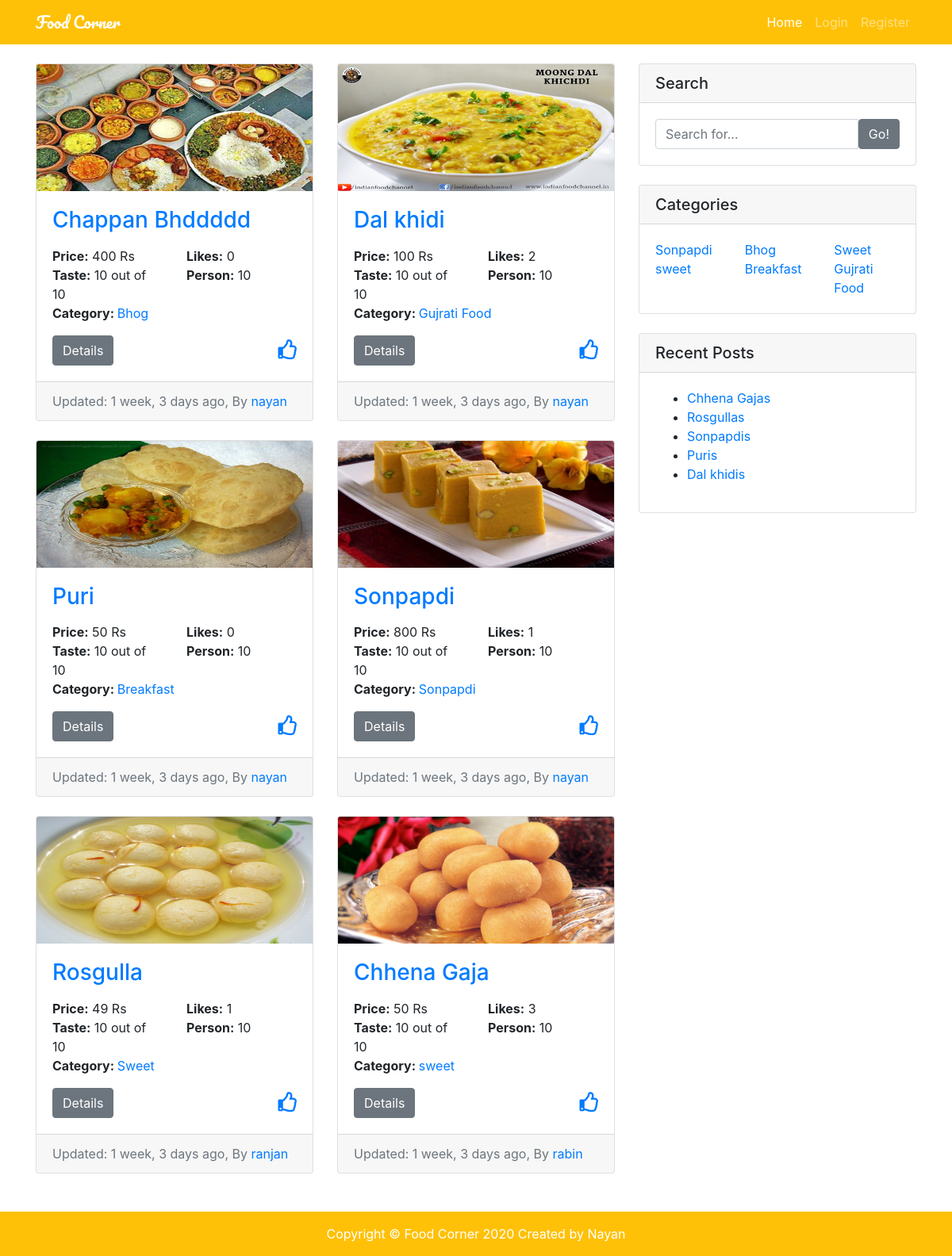
The page / on the database its author committed.
### restaurants/models.py (models this page shows, shortened)
class Restaurant(models.Model):
    user = models.ForeignKey(User, on_delete=models.CASCADE)
    title = models.CharField(max_length=120)
    image = models.ImageField(upload_to='restaurants/')
    categories = models.CharField(max_length=120)
    location = models.CharField(max_length=120)
    price = models.IntegerField()
    vat = models.PositiveIntegerField(default=0)
    taste = models.PositiveIntegerField(choices=choices)
    persons = models.PositiveIntegerField(choices=choices)
    details = models.TextField()
    slug = models.SlugField(unique=True, blank=True)
    likes = models.ManyToManyField(User, related_name='post_likes', blank=True)
    views = models.IntegerField(default=0,blank=True)
    created_at = models.DateTimeField(auto_now_add=True)
    updated_at = models.DateTimeField(auto_now=True)
    is_active = models.BooleanField(default=True)
    def likes_count(self):
        return self.likes.count()
    def get_categories(self):
        cats = self.categories.split(',')
        return cats

### restaurants/views.py (the view, shortened to what this page needs)
# urls.py: path('', RestaurantListView.as_view(), name='home'),
class RestaurantListView(ListView):
    queryset = Restaurant.objects.all()
    paginate_by = 6
    template_name = 'restaurants/restaurant_list.html'
    def get_queryset(self):
        queryset = super().get_queryset()
        q = self.request.GET.get('q')
        cat = self.request.GET.get('cat')
        author = self.request.GET.get('author')
        if q:
            queryset = queryset.filter(
                Q(title__icontains=q) |
                Q(details__icontains=q)
            ).distinct()
        if cat:
            queryset = queryset.filter(categories__icontains=cat)
        if author:
            queryset = queryset.filter(user__username=author)
        return queryset

### restaurants/context_processor.py (called while the page is built)
def categories(request):
    cat_list = []
    all_cat = Restaurant.objects.all()
    for cat in all_cat:
        name_list = cat.categories.split(',')
        for item in name_list:
            cat_list.append(item)
    cat_dict = {'categories': set(cat_list)}
    return cat_dict

def user_liked_posts(request):
    if request.user.is_authenticated:
        posts = Restaurant.objects.filter(likes=request.user.id)
        return {'user_liked_posts': posts}
    else:
        return {'user_liked_posts': None}

def recent_posts(request):
    posts = Restaurant.objects.all().order_by('-created_at')[:5]
    return {'recent_posts': posts}

### templates/restaurants/restaurant_list.html (shortened to what this page needs)
{% extends 'base.html' %}
{% load humanize %}
{% block content %}
<div class="row">
  <div class="col-md-8 my-4">
    <div class="row">
      {% if object_list %}
      {% for obj in object_list %}
      <div class="col-md-6">
        <div class="card mb-4">
          <img class="card-img-top" src="{{ obj.image.url }}" alt="Card image cap" style="height:160px">
          <div class="card-body">
            <h3 class="card-title">
              <a href="{% url 'detail' obj.slug %}">{{ obj.title }}</a>
            </h3>
            <p class="card-text">
              <div class="row">
                <div class="col-md-6">
                  <b>Price:</b> {{ obj.price|intcomma }} Rs
                </div>
                <div class="col-md-6">
                  <b>Likes:</b> {{ obj.likes_count }}
                </div>
              </div>
              <div class="row">
                <div class="col-md-6">
                  <b>Taste:</b> {{ obj.taste }} out of 10
                </div>
                <div class="col-md-6">
                  <b>Person:</b> {{ obj.persons }}
                </div>
              </div>
              <div class="row">
                <div class="col-md-12">
                  <b>Category: </b>
                  {% for cat in obj.get_categories %}
                  <a href="?q={{ request.GET.q }}&cat={{ cat }}">{{ cat }}</a>
                  {% endfor %}
                </div>
              </div>
            </p>
            <a href="{% url 'detail' obj.slug %}" class="btn btn-secondary">Details</a>
            <div class="float-right user-icons">
              {% if obj in user_liked_posts %}
              <form action="{% url 'home' %}" id='like_form{{ obj.id }}' method="POST">
                {% csrf_token %}
                <input type="hidden" name="unlike" value="{{ obj.id }}">
                <a href="javascript:{}" onclick="document.getElementById('like_form{{obj.id}}').submit(); return false;">
                  <i class="fas fa-thumbs-up"></i></a>
              </form>
              {% else %}
              <form action="{% url 'home' %}" id='unlike_form{{ obj.id }}' method="POST">
                <a href="javascript:{}" onclick="document.getElementById('unlike_form{{obj.id}}').submit(); return false;">
                  <i class="far fa-thumbs-up"></i></a>
              </form>
              {% endif %}
            </div>
          </div>
          <div class="card-footer text-muted">
            Updated: {{obj.updated_at|naturaltime}}, By
            <a href="?author={{ obj.user }}">{{ obj.user }}</a>
          </div>
        </div>
      </div>
      {% endfor %}
      {% else %}
      <P class="btn btn-warning ml-3">Sorry !! No post found...</P>
      {% endif %}
    </div>
  </div>
  {% endblock content %}

### templates/base.html (shortened to what this page needs)
<!DOCTYPE html>
<html lang="en">
<head>
    {% include 'partials/_styles.html' %}
</head>
<body>
    {% include 'partials/_navbar.html' %}
    <div class="container">
        {% block content %}{% endblock content %}
        {% block widgets %}{% include 'partials/_widgets.html' %}{% endblock widgets %}
    </div>
    {% include 'partials/_footer.html' %}

### templates/partials/_styles.html (shortened to what this page needs)
{% load static %}
<link rel="stylesheet" href="https://stackpath.bootstrapcdn.com/bootstrap/4.3.1/css/bootstrap.min.css"
>
<link href="{% static 'restaurants/css/style.css' %}" rel="stylesheet">
<link rel="stylesheet" href="https://use.fontawesome.com/releases/v5.7.2/css/all.css"
>

### templates/partials/_navbar.html (shortened to what this page needs)
<nav class="navbar navbar-expand-sm bg-warning navbar-dark fixed-top">
    <div class="container">
    <a class="navbar-brand" href="{% url 'home' %}">Food Corner</a>
        <div class="collapse navbar-collapse" id="navbarResponsive">
            <ul class="navbar-nav ml-auto">
                <li class="nav-item active">
                    <a class="nav-link" href="{% url 'home' %}">Home
                    </a>
                </li>
                {% if request.user.is_authenticated %}
                <li class="nav-item">
                    <a class="nav-link" href="{% url 'my_posts' %}">Dashboard</a>
                </li>
                <li class="nav-item">
                    <a class="nav-link" href="{% url 'profile' request.user.id %}">Profile</a>
                </li>
                <li class="nav-item">
                    <a class="nav-link" href="{% url 'create' %}">Create Post</a>
                </li>
                <li class="nav-item">
                    <a class="nav-link" href="{% url 'logout' %}">Logout</a>
                </li>
                {% else %}
                <li class="nav-item">
                    <a class="nav-link" href="{% url 'login' %}">Login</a>
                </li>
                <li class="nav-item">
                    <a class="nav-link" href="{% url 'register' %}">Register</a>
                </li>
                {% endif %}
            </ul>
        </div>
    </div>
</nav>

### templates/partials/_widgets.html
<div class="col-md-4">
    <div class="card my-4">
        <h5 class="card-header">Search</h5>
        <div class="card-body">
            <form action="{% url 'home' %}" method="get">
                <div class="input-group">
                    <input type="search" name='q' class="form-control" placeholder="Search for..." value="{{ request.GET.q }}" required>
                    <span class="input-group-btn">
                        <button class="btn btn-secondary" type="submit">Go!</button>
                    </span>
                </div>
            </form>
        </div>
    </div>
    <div class="card my-4">
        <h5 class="card-header">Categories</h5>
        <div class="card-body">
            <div class="row">
                {% for cat in categories %}
                <div class="col-md-4">
                <a href="{% url 'home' %}?q={{ request.GET.q }}&cat={{ cat }}">{{ cat }}</a>
                </div>
                {% endfor %}
            </div>
        </div>
    </div>
    <div class="card my-4">
        <h5 class="card-header">Recent Posts</h5>
        <div class="card-body">
            <ul>
                {% for post in recent_posts %}
                <li><a href="/{{ post.slug }}">{{ post.title }}s</a></li>
                {% endfor %}
            </ul>
        </div>
    </div>
</div>
</div>

### templates/partials/_footer.html (shortened to what this page needs)
<footer class="py-3 bg-warning">
    <div class="container">
        <p class="m-0 text-center text-white">Copyright &copy; Food Corner  {% now 'Y' %} Created by Nayan</p>
    </div>
</footer>

### static/restaurants/css/style.css (style rules this page uses)
body { padding-top: 56px; }
.navbar-brand { font-family: 'Pacifico',cursive; }
.user-icons { font-size: 25px; }

### rows shown on the page
Restaurant: image (picture), title "Chappan Bhddddd", price "400", likes_count "0", taste "10", persons "10", get_categories "Bhog", updated_at "1 week, 3 days ago", user "nayan", categories "Bhog"
Restaurant: image (picture), title "Dal khidi", price "100", likes_count "2", taste "10", persons "10", get_categories "Gujrati Food", updated_at "1 week, 3 days ago", user "nayan", categories "Gujrati Food"
Restaurant: image (picture), title "Puri", price "50", likes_count "0", taste "10", persons "10", get_categories "Breakfast", updated_at "1 week, 3 days ago", user "nayan", categories "Breakfast"
Restaurant: image (picture), title "Sonpapdi", price "800", likes_count "1", taste "10", persons "10", get_categories "Sonpapdi", updated_at "1 week, 3 days ago", user "nayan", categories "Sonpapdi"
Restaurant: image (picture), title "Rosgulla", price "49", likes_count "1", taste "10", persons "10", get_categories "Sweet", updated_at "1 week, 3 days ago", user "ranjan", categories "Sweet"
Restaurant: image (picture), title "Chhena Gaja", price "50", likes_count "3", taste "10", persons "10", get_categories "sweet", updated_at "1 week, 3 days ago", user "rabin", categories "sweet"
